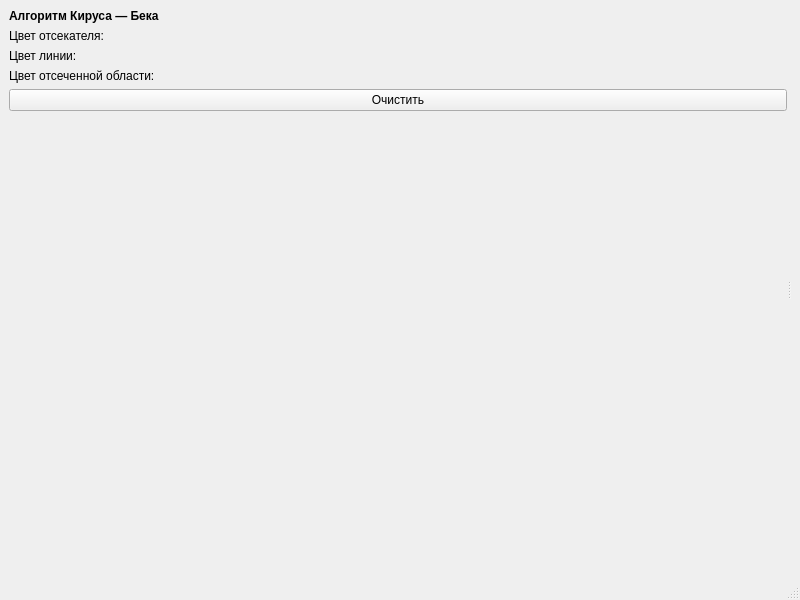
<?xml version="1.0" encoding="UTF-8"?>
<ui version="4.0">
 <class>MainWindow</class>
 <widget class="QMainWindow" name="MainWindow">
  <property name="geometry">
   <rect>
    <x>0</x>
    <y>0</y>
    <width>800</width>
    <height>600</height>
   </rect>
  </property>
  <property name="windowTitle">
   <string>MainWindow</string>
  </property>
  <widget class="QWidget" name="centralwidget">
   <layout class="QGridLayout" name="gridLayout">
    <item row="0" column="0">
     <widget class="QSplitter" name="splitter">
      <property name="orientation">
       <enum>Qt::Horizontal</enum>
      </property>
      <widget class="QWidget" name="verticalLayoutWidget">
       <layout class="QVBoxLayout" name="verticalLayout">
        <item>
         <widget class="QLabel" name="label_2">
          <property name="font">
           <font>
            <weight>75</weight>
            <bold>true</bold>
           </font>
          </property>
          <property name="text">
           <string>Алгоритм Кируса — Бека</string>
          </property>
         </widget>
        </item>
        <item>
         <layout class="QHBoxLayout" name="CatterColorLayout">
          <item>
           <widget class="QLabel" name="label">
            <property name="text">
             <string>Цвет отсекателя:</string>
            </property>
           </widget>
          </item>
         </layout>
        </item>
        <item>
         <layout class="QHBoxLayout" name="LineColorButton">
          <item>
           <widget class="QLabel" name="label_4">
            <property name="text">
             <string>Цвет линии:</string>
            </property>
           </widget>
          </item>
         </layout>
        </item>
        <item>
         <layout class="QHBoxLayout" name="CatLineColorButton">
          <item>
           <widget class="QLabel" name="label_5">
            <property name="text">
             <string>Цвет отсеченной области:</string>
            </property>
           </widget>
          </item>
         </layout>
        </item>
        <item>
         <widget class="QPushButton" name="clearCanvas">
          <property name="text">
           <string>Очистить</string>
          </property>
         </widget>
        </item>
        <item>
         <spacer name="verticalSpacer">
          <property name="orientation">
           <enum>Qt::Vertical</enum>
          </property>
          <property name="sizeHint" stdset="0">
           <size>
            <width>20</width>
            <height>40</height>
           </size>
          </property>
         </spacer>
        </item>
       </layout>
      </widget>
      <widget class="QWidget" name="verticalLayoutWidget_2">
       <layout class="QVBoxLayout" name="canvasPlace"/>
      </widget>
     </widget>
    </item>
   </layout>
  </widget>
  <widget class="QMenuBar" name="menubar">
   <property name="geometry">
    <rect>
     <x>0</x>
     <y>0</y>
     <width>800</width>
     <height>28</height>
    </rect>
   </property>
  </widget>
  <widget class="QStatusBar" name="statusbar"/>
 </widget>
 <resources/>
 <connections/>
</ui>
